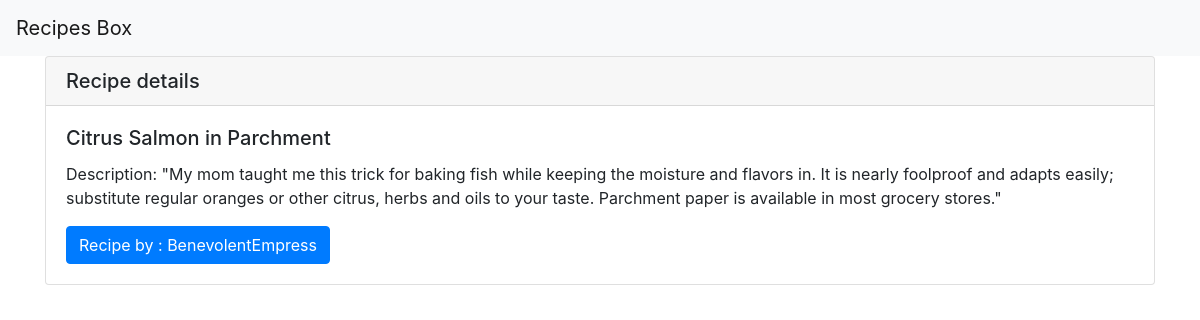
/recipe/3, run on the app's committed database.
### recipe/models.py (models this page shows, shortened)
class Recipe(models.Model):
    author = models.ForeignKey(Author, on_delete=models.CASCADE)
    title = models.CharField(max_length=50)
    description = models.TextField()
    time_required = models.CharField(max_length=30)
    instructions = models.TextField(default="Instruction coming soon.")

class Author(models.Model):
    name = models.CharField(max_length=30)
    bio = models.TextField()
    def __str__(self):
        return self.name

### recipe/views.py (the view)
# urls.py: path('recipe/<int:recipe_id>', views.recipe_detail, name="recipe_detail"),
def recipe_detail(request, recipe_id):
    recipe = get_object_or_404(Recipe, pk=recipe_id)
    return render(request, 'recipe/recipeDetail.html', {'recipe': recipe})

### recipe/templates/recipe/recipeDetail.html
{% extends 'base.html' %} {% block content %}
<div class="card">
  <h5 class="card-header">Recipe details</h5>
  <div class="card-body">
    <h5 class="card-title">{{ recipe.title }}</h5>
    <p class="card-text">
      Description: {{ recipe.description }}
    </p>
    <a
      href="{% url 'recipes:authorDetail' recipe.author.id %}"
      class="btn btn-primary"
      >Recipe by : {{ recipe.author }}</a
    >
  </div>
</div>
{% endblock %}

### data on the page
Recipe: title "Citrus Salmon in Parchment", description "\"My mom taught me this trick for baking fish while keeping the moisture and flavors in. It is nearly foolproof and adapts easily; substitute regular oranges or other citrus, herbs and oils to your taste. Parchment paper is available in most grocery stores.\"", author "BenevolentEmpress"
